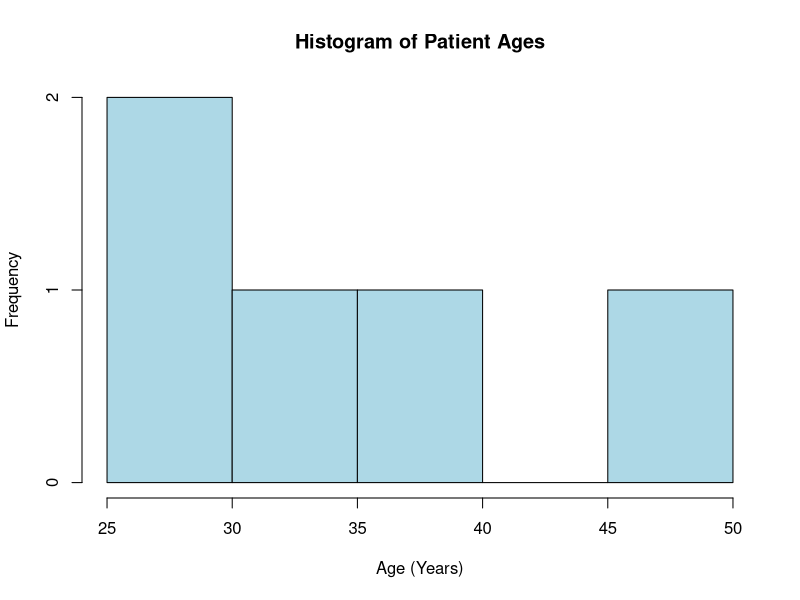

This figure's R source:
# Create Dataset
hospital <- data.frame(
  Patient_ID = c(1,2,3,4,5),
  Age = c(25,40,35,50,29),
  Waiting_Time = c(2,5,1,7,3),
  Appointment_Status = c("Attended","Missed","Attended","Missed","Attended")
)

# Histogram
hist(
  hospital$Age,
  col = "lightblue",
  border = "black",
  main = "Histogram of Patient Ages",
  xlab = "Age (Years)",
  ylab = "Frequency"
)
